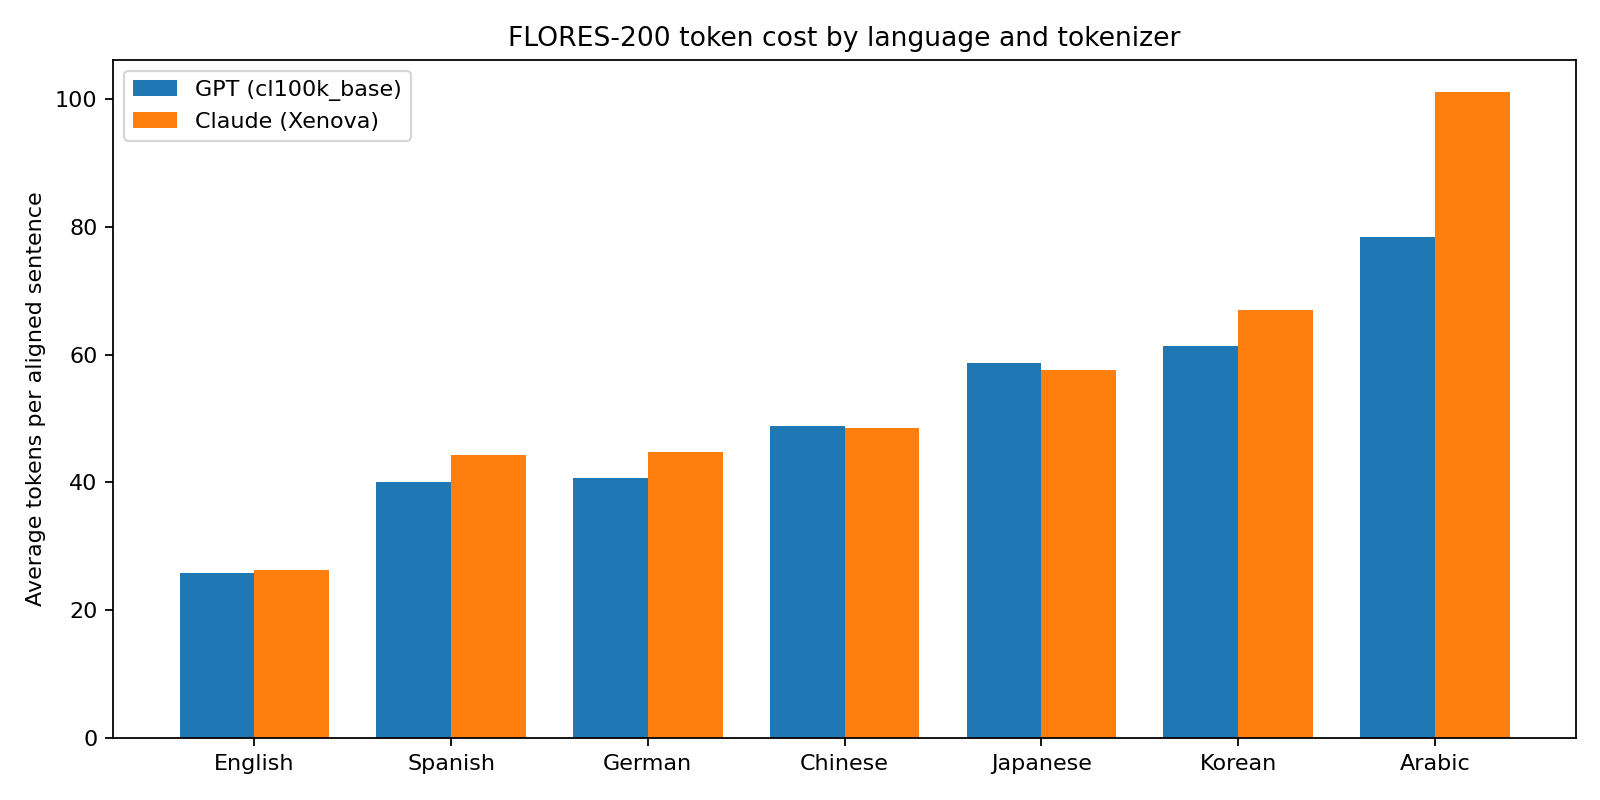

Source code (Python):
"""Compare token costs for semantically aligned FLORES-200 sentences.

Install dependencies with:
    pip install datasets tiktoken matplotlib transformers

The facebook/flores dataset is access-controlled. Accept its terms on
Hugging Face, then authenticate locally with `hf auth login` before running.
"""

from __future__ import annotations

import argparse
import csv
from collections.abc import Callable
from pathlib import Path

import matplotlib.pyplot as plt
import tiktoken
from datasets import load_dataset
from datasets.exceptions import DatasetNotFoundError
from transformers import AutoTokenizer


LANGUAGES = {
    "English": "eng_Latn",
    "Chinese": "zho_Hans",
    "Spanish": "spa_Latn",
    "Japanese": "jpn_Jpan",
    "Arabic": "arb_Arab",
    "Korean": "kor_Hang",
    "German": "deu_Latn",
}

CLAUDE_TOKENIZER = "Xenova/claude-tokenizer"
Encoder = Callable[[str], list[int]]


def parse_args() -> argparse.Namespace:
    parser = argparse.ArgumentParser(
        description="Measure GPT and Claude token costs on aligned FLORES-200 sentences."
    )
    parser.add_argument("--encoding", default="cl100k_base")
    parser.add_argument("--csv", type=Path, default=Path("flores_token_costs.csv"))
    parser.add_argument("--chart", type=Path, default=Path("flores_token_costs.png"))
    return parser.parse_args()


def load_sentences() -> dict[str, dict[int, str]]:
    """Load each language as a sentence-ID-to-text mapping."""
    corpora = {}
    for language, config in LANGUAGES.items():
        print(f"Loading {language} ({config})...")
        dataset = load_dataset("facebook/flores", config, split="dev")
        corpora[language] = {int(row["id"]): row["sentence"] for row in dataset}
    return corpora


def load_encoders(encoding_name: str) -> dict[str, Encoder]:
    gpt = tiktoken.get_encoding(encoding_name)
    claude = AutoTokenizer.from_pretrained(CLAUDE_TOKENIZER)
    return {
        encoding_name: gpt.encode,
        "claude": lambda text: claude.encode(text, add_special_tokens=False),
    }


def measure(
    corpora: dict[str, dict[int, str]], encoders: dict[str, Encoder]
) -> list[dict[str, int | float | str]]:
    """Measure every language over the intersection of aligned IDs."""
    aligned_ids = sorted(set.intersection(*(set(rows) for rows in corpora.values())))
    if not aligned_ids:
        raise RuntimeError("No sentence IDs are shared by all selected languages.")

    results = []
    for language, sentences in corpora.items():
        byte_counts = [len(sentences[i].encode("utf-8")) for i in aligned_ids]
        total_bytes = sum(byte_counts)
        for tokenizer_name, encode in encoders.items():
            print(f"Tokenizing {language} with {tokenizer_name}...")
            token_counts = [len(encode(sentences[i])) for i in aligned_ids]
            total_tokens = sum(token_counts)
            results.append(
                {
                    "tokenizer": tokenizer_name,
                    "language": language,
                    "avg_tokens": total_tokens / len(aligned_ids),
                    "avg_bytes": total_bytes / len(aligned_ids),
                    "tokens_per_byte": total_tokens / total_bytes,
                    "n_sentences": len(aligned_ids),
                }
            )
    return sorted(results, key=lambda row: (row["tokenizer"], row["avg_tokens"]))


def write_outputs(
    results: list[dict[str, int | float | str]], csv_path: Path, chart_path: Path
) -> None:
    fields = [
        "tokenizer",
        "language",
        "avg_tokens",
        "avg_bytes",
        "tokens_per_byte",
        "n_sentences",
    ]
    with csv_path.open("w", newline="", encoding="utf-8") as output:
        writer = csv.DictWriter(output, fieldnames=fields)
        writer.writeheader()
        writer.writerows(results)

    print(
        f"\n{'tokenizer':<14} {'language':<12} "
        f"{'avg tokens':>12} {'avg bytes':>12} {'tokens/byte':>12}"
    )
    print("-" * 66)
    for row in results:
        print(
            f"{row['tokenizer']:<14} {row['language']:<12} "
            f"{row['avg_tokens']:>12.2f} {row['avg_bytes']:>12.2f} "
            f"{row['tokens_per_byte']:>12.4f}"
        )

    by_tokenizer: dict[str, dict[str, float]] = {}
    for row in results:
        by_tokenizer.setdefault(str(row["tokenizer"]), {})[str(row["language"])] = float(
            row["avg_tokens"]
        )
    gpt_name = next(name for name in by_tokenizer if name != "claude")
    languages = sorted(by_tokenizer[gpt_name], key=by_tokenizer[gpt_name].get)
    x = range(len(languages))
    width = 0.38

    plt.figure(figsize=(10, 5))
    plt.bar(
        [i - width / 2 for i in x],
        [by_tokenizer[gpt_name][lang] for lang in languages],
        width,
        label=f"GPT ({gpt_name})",
    )
    plt.bar(
        [i + width / 2 for i in x],
        [by_tokenizer["claude"][lang] for lang in languages],
        width,
        label="Claude (Xenova)",
    )
    plt.xticks(list(x), languages)
    plt.ylabel("Average tokens per aligned sentence")
    plt.title("FLORES-200 token cost by language and tokenizer")
    plt.legend()
    plt.tight_layout()
    plt.savefig(chart_path, dpi=160)
    print(f"\nSaved {csv_path} and {chart_path}")


def main() -> None:
    args = parse_args()
    try:
        corpora = load_sentences()
    except DatasetNotFoundError as error:
        raise SystemExit(
            "facebook/flores is gated: accept its Hugging Face terms, then run "
            "`hf auth login` (or set HF_TOKEN) and retry."
        ) from error
    write_outputs(measure(corpora, load_encoders(args.encoding)), args.csv, args.chart)


if __name__ == "__main__":
    main()
